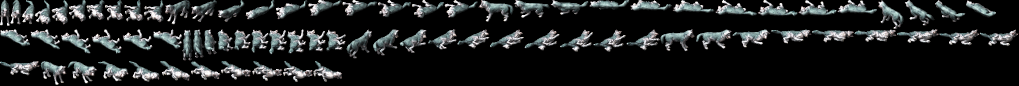
#> input picture godot/assets/combat_v4/source_vl/ani011_die.webp, 2038 x 171 px (shown at 1/2 size)
$ python -i paint_tal06_xich_diem.py   (imports and definitions only)
#> lines starting #> are read from the running program, lines starting #| are printed output that depends on the picture
#> in seal, `im = Image.new('RGBA', (w, h))`: im: PIL image 256x256 RGBA; every value is 0
#> the loop in seal, `for j in range(13):` made 13 passes
#> (x, y) on passes 1 to 12: (109.5, 197.3), (77.11, 186.7), (77.78, 144.8), (74.82, 102.2), (79.86, 80.69), (109.9, 59.27), (138.8, 58.45), (157.5, 53.37), (171.3, 88.39), (171.6, 132.9), (171.8, 168.2), (157.4, 205.2)
#> in seal, `im.alpha_composite(fire.filter(ImageFilter.GaussianBlur(3)))`:
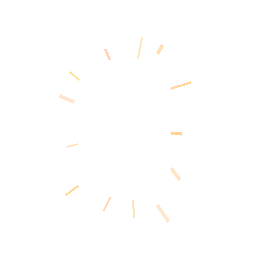
#> fire: PIL image 256x256 RGBA; mean R, G, B, A 2, 1.2, 0.3, 0.7; transparent parts drawn white
#!/usr/bin/env python3
"""HF01 Xich Diem Khai Van: deterministic original painted RGBA fire atlases.
No copied game artwork, no rig; Pillow+NumPy, user may regenerate master deliberately.
"""
from pathlib import Path
from sys import argv
from PIL import Image,ImageDraw,ImageFilter
import numpy as np,math,os,hashlib,base64
ROOT=Path(argv[1]) if len(argv)>1 else Path('.')
OUT=ROOT/'godot/labs/combat_lab/talisman06/assets'
# [1 line not run here, left out]
def noise(w,h,seed):
#> called with w = 384, h = 224, seed = 10851
    rng=np.random.default_rng(seed);a=np.zeros((h,w),dtype=np.float32)
    for ww,hh,weight in [(7,5,.28),(23,13,.27),(61,37,.25),(135,83,.2)]:
        tile=np.uint8(rng.random((hh,ww))*255)
        s=np.asarray(Image.fromarray(tile,'L').resize((w,h),Image.Resampling.BICUBIC),dtype=np.float32)/255.
        a+=(s-.5)*weight*2
    return np.clip(.5+a,0,1)
def rgba(a,red,green,blue):
    out=np.zeros((*a.shape,4),dtype=np.uint8)
    for k,channel in enumerate((red,green,blue,a)):
        out[:,:,k]=np.uint8(np.clip(channel,0,255))
    return Image.fromarray(out,'RGBA')
def comet(i):
    w,h=384,224
    x=np.arange(w,dtype=np.float32)[None,:]
    y=np.arange(h,dtype=np.float32)[:,None]
    n=noise(w,h,10400+41*i)
    q=i/11.
    tip=292+7*math.sin(i*.75)
#> tip = 298.5
    tail=np.clip((tip-x)/280,0,1)
    center=112+14*np.sin(x/25+i*.55)*tail+8*np.sin(x/53-i*.28)
    d=np.abs(y-center)
    width=9+60*tail*(.5+.83*n)
    body=np.exp(-(d/width)**1.65)*np.clip((x-2)/30,0,1)*np.clip((tip-x+25)/34,0,1)
    core=np.exp(-((x-tip)/21)**2-((y-center)/17)**2)
    smoke=np.exp(-(d/(width*2+4))**1.6)*tail*n
    power=(body*.84+core*.9)*(.58+.48*n)
    alpha=np.clip(233*power+54*smoke,0,255)
    im=rgba(alpha,164+103*power+33*n,50+213*power+43*n,12+47*n+31*power)
#> the loop in rgba, `for k,channel in enumerate((red,green,blue,a)):` made 4 passes
#> after the loop in rgba, `for k,channel in enumerate((red,green,blue,a)):`:
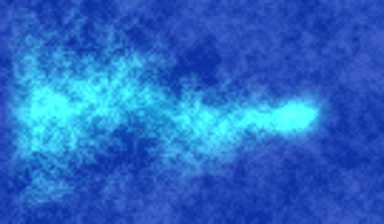
#> out: shape (224, 384, 4); mean of channels 0, 1, 2, 3 195.8, 104.7, 40.5, 43.7; drawn as B, G, R
    strokes=Image.new('RGBA',(w,h));b=ImageDraw.Draw(strokes,'RGBA')
#> after `strokes = Image.new('RGBA', (w, h))`: strokes: PIL image 384x224 RGBA; every value is 0
    rng=np.random.default_rng(2100+i)
    for j in range(24):
        xx=rng.uniform(26,tip-11);fade=(tip-xx)/280
        cy=112+14*math.sin(xx/25+i*.55)*fade+8*math.sin(xx/53-i*.28)
        off=rng.choice([-1,1])*rng.uniform(11,63)*fade
        length=rng.uniform(17,55)*(.5+fade)
        b.line([(xx-length,cy+off),(xx+length*.20,cy+off*.57),(xx+length*.7,cy)],
               fill=(245,int(105+95*rng.random()),37,int(rng.uniform(45,145))),
               width=int(rng.uniform(2,6)),joint='curve')
#> this loop made 24 passes
#> (xx, fade, cy, off, length) on passes 1 to 12: (201.4, 0.347, 122.1, -10.23, 24.73), (125.1, 0.619, 98.07, 36.57, 55.61), (93.94, 0.73, 100.5, -29.79, 62.76), (267.1, 0.112, 118.1, 6.81, 24.37), (144, 0.552, 103.9, -9.92, 55.82), (232, 0.237, 120.9, -12.05, 31.58), (82.55, 0.771, 104.8, 41.85, 46.48), (234.8, 0.227, 120.6, 13.28, 39.78), (207.2, 0.326, 122.4, -15.3, 36.01), (53.71, 0.874, 116.5, 25.58, 37.21), (54.87, 0.87, 116.1, -41.87, 24.78), (29.73, 0.96, 118.3, 58.15, 28.51)
    im.alpha_composite(strokes.filter(ImageFilter.GaussianBlur(5)))
#> im: PIL image 384x224 RGBA
    im.alpha_composite(strokes)
    # R2: bake a true high-temperature luminous core, curling hot flame tongues
    # and a compact white-gold tip into every individually different pose.
    hot=Image.new('RGBA',(w,h));hb=ImageDraw.Draw(hot,'RGBA')
    for lane in range(5):
        sign=-1 if lane%2 else 1
        startx=tip-7+2*lane
        starty=float(112+14*math.sin(startx/25+i*.55)*.05+8*math.sin(startx/53-i*.28))
        endx=tip-(112+25*lane)
        tail_y=sign*(12+9*lane)+9*math.sin(i*.44+lane*1.3)
        pts=[(startx,starty+sign*2),(tip-40-lane*8,starty+sign*(7+lane*3)),
             (tip-74-lane*9,starty+sign*(15+lane*4)),(endx,112+tail_y)]
        hb.line(pts,fill=(255,176+12*lane,72+9*lane,115+18*(4-lane)),width=8-lane,joint='curve')
        hb.line(pts[:3],fill=(255,247,195,205-14*lane),width=3 if lane<3 else 2,joint='curve')
#> this loop made 5 passes
#> (startx, starty, endx, tail_y) on passes 1, 2, 3, 5: (291.5, 116.7, 186.5, 3.07), (293.5, 116.4, 161.5, -22.28), (295.5, 116.2, 136.5, 38.24), (299.5, 115.8, 86.46, 42.81)
#> (startx, starty, endx, tail_y, pts) on pass 4: (297.5, 116, 111.5, -33.31, [(297.5, 114), (234.5, 100), (197.5, 89.03), (111.5, 78.69)])
    hb.ellipse((tip-16,93,tip+9,130),fill=(255,236,153,216))
    hb.ellipse((tip-7,100,tip+6,123),fill=(255,253,221,242))
    im.alpha_composite(hot.filter(ImageFilter.GaussianBlur(9)))
    im.alpha_composite(hot)
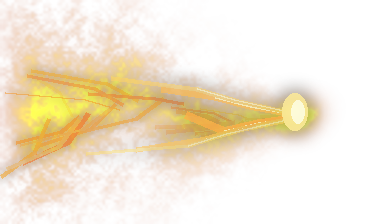
#> im: PIL image 384x224 RGBA; mean R, G, B, A 183.9, 97.2, 40.1, 53.4; transparent parts drawn white
    emb=Image.new('RGBA',(w,h));bb=ImageDraw.Draw(emb,'RGBA')
    for j in range(38):
        xx=rng.uniform(10,tip);yy=112+rng.normal(0,40);radius=rng.choice([1,1,2,3])
        bb.ellipse((xx-radius,yy-radius,xx+radius,yy+radius),fill=(255,208,123,int(rng.uniform(50,160))))
#> this loop made 38 passes
#> (xx, yy, radius) on passes 1 to 12: (116.9, 109, 1), (210.1, 116.1, 1), (229.8, 159.9, 2), (193.5, 128.2, 2), (25.17, 79.38, 2), (38.74, 161.7, 2), (185.4, 102.5, 2), (264.3, 158.7, 2), (55.02, 164.3, 1), (170.4, 114.7, 1), (73.58, 78.41, 3), (42.03, 140.8, 3)
    im.alpha_composite(emb)
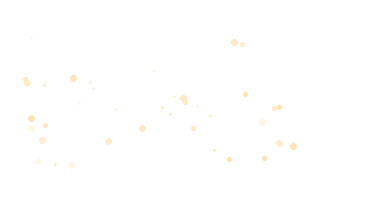
#> emb: PIL image 384x224 RGBA; mean R, G, B, A 2.3, 1.9, 1.1, 0.9; transparent parts drawn white
    return im
def seal(i):
    w=h=256;rng=np.random.default_rng(420+i)
    im=Image.new('RGBA',(w,h));paint=Image.new('RGBA',(w,h));p=ImageDraw.Draw(paint,'RGBA')
    vertices=[(-43,-87),(-26,-97),(-6,-92),(13,-97),(37,-86),(46,-45),(40,9),(48,55),(30,92),
              (7,86),(-26,92),(-45,61),(-40,14),(-49,-48)]
    pts=[(128+x+rng.uniform(-2,2),128+y+rng.uniform(-2,2)) for x,y in vertices]
    p.polygon(pts,fill=(100,30,17,235))
    p.line(pts+[pts[0]],fill=(249,140,41,169),width=4,joint='curve')
    p.polygon([(128+x*.84,128+y*.84) for x,y in vertices],fill=(185,90,34,232))
    p.polygon([(128+x*.73,128+y*.73) for x,y in vertices],fill=(239,177,87,222))
    for j in range(148):
        xx=rng.uniform(89,166);yy=rng.uniform(51,206);rad=rng.choice([1,1,2,3])
        p.ellipse((xx-rad,yy-rad,xx+rad,yy+rad),fill=(86,34,20,int(rng.uniform(12,93))))
    im.alpha_composite(paint.filter(ImageFilter.GaussianBlur(6)))
    im.alpha_composite(paint)
    glyph=Image.new('RGBA',(w,h));b=ImageDraw.Draw(glyph,'RGBA')
    strokes=[[(109,74),(147,75),(128,100),(152,106)],
             [(117,116),(147,126),(115,144)],
             [(146,145),(115,166),(148,177)],
             [(117,185),(148,187)]]
    reveal=(i+1)/12.
    for j,pts in enumerate(strokes):
        if reveal<j/4:continue
        n=max(2,min(len(pts),int((reveal-j/4)*17)))
        path=pts[:n]
        if len(path)>1:
            b.line(path,fill=(117,27,18,208),width=9,joint='curve')
            b.line(path,fill=(255,230,138,224),width=3,joint='curve')
    im.alpha_composite(glyph.filter(ImageFilter.GaussianBlur(3)))
    im.alpha_composite(glyph)
    fire=Image.new('RGBA',(w,h));ff=ImageDraw.Draw(fire,'RGBA')
    for j in range(13):
        a=j*2*math.pi/13+i*.18
        x=128+math.cos(a)*rng.uniform(42,68);y=129+math.sin(a)*rng.uniform(69,97)
        ff.line([(x,y),(x+math.cos(a)*rng.uniform(7,22),y+math.sin(a)*rng.uniform(8,23))],
                fill=(255,int(120+rng.random()*77),43,int(rng.uniform(56,135))),width=rng.choice([2,3,4]))
    im.alpha_composite(fire.filter(ImageFilter.GaussianBlur(3)))
    return im
def impact(i):
    w,h=288,224
    xx=np.arange(w,dtype=np.float32)[None,:]-144
    yy=np.arange(h,dtype=np.float32)[:,None]-160
    n=noise(w,h,720+i*13)
    prog=i/7.
    ground=np.exp(-((xx/(34+86*prog))**2+(yy/17)**2))*(.4+.8*n)
    plume=np.exp(-((xx/(26+44*prog))**2+((yy+46)/(60+32*prog))**2))*(.5+.6*n)
    im=rgba(np.clip(ground*200+plume*(192-45*prog),0,255),188+68*n,86+142*n,19+29*n)
    ink=Image.new('RGBA',(w,h));b=ImageDraw.Draw(ink,'RGBA');rng=np.random.default_rng(933+i)
    for j in range(10):
        a=j*2*math.pi/10+rng.uniform(-.2,.2);rad=(18+83*prog)*rng.uniform(.65,1.0)
        path=[(144,161),(144+rad*.5*math.cos(a),161+rad*.25*math.sin(a)),
              (144+rad*math.cos(a+.07),161+rad*.41*math.sin(a+.07))]
        b.line(path,fill=(255,140,52,int(85+120*(1-prog*.4))),width=rng.choice([2,3,4]))
    for j in range(14):
        x=rng.uniform(74,210);y=146+rng.normal(0,14)
        b.line([(x,y),(x+rng.normal(0,20),y-rng.uniform(15,79)*(1-prog*.4))],
               fill=(244,168,64,int(rng.uniform(38,115))),width=rng.choice([2,3,4]))
    # One luminous molten bite into the target, baked here instead of
    # oversized circular runtime geometry.
    glowing=Image.new('RGBA',(w,h));g=ImageDraw.Draw(glowing,'RGBA')
    for j in range(6):
        xx=144+(-1 if j%2 else 1)*(10+j*6)
        yy=161-(34+9*j)*(1-.45*prog)
        m=116+(-1 if j%2 else 1)*(14+5*j)
        g.line([(144,157),(xx,139-j*3),(m,yy)],
               fill=(255,199+int(35*(1-prog)),102,int(150*(1-prog*.55))),
               width=5 if j<3 else 3,joint='curve')
    g.ellipse((132,143,156,167),fill=(255,245,174,int(185*(1-prog*.55))))
    im.alpha_composite(glowing.filter(ImageFilter.GaussianBlur(5)))
    im.alpha_composite(glowing)
    # Authored eight-stage tongues: local molten contact, no HUD spokes.
    tongues=Image.new('RGBA',(w,h));tb=ImageDraw.Draw(tongues,'RGBA')
    for j in range(7):
        x0=144+(j-3)*15
        lean=math.sin(i*.6+j*1.4)*(6+3*j)
        apex=(x0+lean,70+int(27*prog)+int(8*math.sin(i*.4+j)))
        path=[(x0-12,174),(x0-17,151),(x0-5,131),
              (x0-11,111),apex,(x0+7,119),
              (x0+17,149),(x0+13,175)]
        tb.polygon(path,fill=(250,int(79+13*j),31,int(114+42*(1-prog))))
        tb.line([(x0,163),(x0+lean*.5,123),apex],
                fill=(255,196+int(24*(1-prog)),104,int(100+77*(1-prog))),
                width=3 if j%2 else 4,joint='curve')
    im.alpha_composite(tongues.filter(ImageFilter.GaussianBlur(7)))
    im.alpha_composite(tongues)
    im.alpha_composite(ink.filter(ImageFilter.GaussianBlur(4)))
    im.alpha_composite(ink)
    return im
def foot():
    im=Image.new('RGBA',(256,128));b=ImageDraw.Draw(im,'RGBA');rng=np.random.default_rng(418)
#> after `im = Image.new('RGBA', (256, 128))`: im: PIL image 256x128 RGBA; every value is 0
    for i in range(39):
        a=rng.uniform(0,2*math.pi);radius=rng.uniform(60,105)
        x=128+math.cos(a)*radius;y=75+math.sin(a)*radius*.35
        d=rng.uniform(4,17)
        b.line([(x,y),(x+math.cos(a+1)*d,y+math.sin(a+1)*d*.35)],
               fill=(248,int(140+rng.random()*65),76,int(rng.uniform(50,146))),width=rng.choice([1,2,3]))
#> this loop made 39 passes
#> (a, x, y) on passes 1 to 12: (2.01, 83.95, 108.2), (4.53, 109.7, 39.77), (4.75, 131, 47.87), (4.22, 80.5, 43.65), (0.554, 199.3, 90.45), (2.56, 64.29, 89.52), (2.59, 50.45, 91.52), (3.24, 47.27, 72.12), (3.96, 71.68, 54.08), (2.86, 33.92, 84.66), (2.93, 66.82, 79.55), (5.79, 212.2, 59.06)
    for i in range(8):
        a=i*2*math.pi/8;x=128+math.cos(a)*62;y=75+math.sin(a)*22
        b.polygon([(x-4,y),(x,y-7),(x+4,y),(x,y+7)],fill=(250,180,85,120))
#> this loop made 8 passes
#> (a, x, y) on passes 1 to 8: (0, 190, 75), (0.785, 171.8, 90.56), (1.57, 128, 97), (2.36, 84.16, 90.56), (3.14, 66, 75), (3.93, 84.16, 59.44), (4.71, 128, 53), (5.5, 171.8, 59.44)
    return im.filter(ImageFilter.GaussianBlur(.65))
outputs={}
def atlas(name,frames,w,h):
    out=Image.new('RGBA',(w*4,h*((len(frames)+3)//4)))
    for i,f in enumerate(frames):out.alpha_composite(f,((i%4)*w,(i//4)*h))
    outputs[name]=out
# [3 lines not run here, left out]
outputs['tal06_seal_master.webp']=seal(11)
outputs['tal06_comet_master.webp']=comet(11)
outputs['tal06_foot_ember.webp']=foot()
# [8 lines not run here, left out]

>>> import cv2
>>> picture = cv2.imread('../../godot/assets/combat_v4/source_vl/ani011_die.webp', cv2.IMREAD_GRAYSCALE)
#> picture: shape (171, 2038); min 0, max 253, mean 32.4
>>> result = impact(picture)
#> call 2 of noise, with w = 288, h = 224
#> after the loop in noise (call 2), `for ww,hh,weight in [(7,5,.28),(23,13,.27),(61,37,.25),(135,83,.2)]:`:
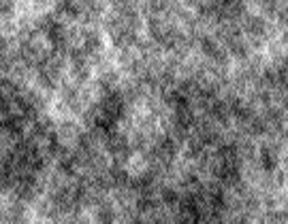
#> a: shape (224, 288) float32; min -0.837, max 0.888, mean 0.0028; drawn with min black and max white
#> after the loop in noise (call 2), `for ww,hh,weight in [(7,5,.28),(23,13,.27),(61,37,.25),(135,83,.2)]:`:
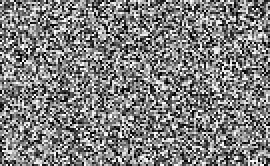
#> tile: shape (83, 135) (shown 2 times larger); min 0, max 254, mean 127.2
#> in noise (call 2), `return np.clip(.5+a,0,1)`:
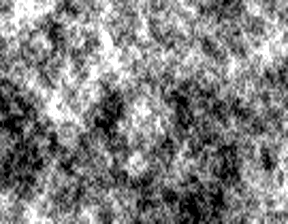
#> returned value: shape (224, 288) float32; min 0, max 1, mean 0.502
#> (the run stopped early here; a loop or call above may not have finished)

$ run again, on godot/assets/combat_v4/source_vl/ani011_pst.webp
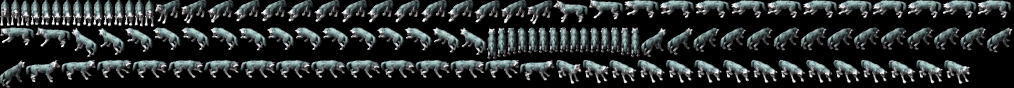
#> input picture godot/assets/combat_v4/source_vl/ani011_pst.webp, 2027 x 176 px (shown at 1/2 size)
#> the loop in seal, `for j in range(13):` made 13 passes
#> (x, y) on passes 1 to 8: (109.5, 197.3), (77.11, 186.7), (77.78, 144.8), (74.82, 102.2), (79.86, 80.69), (109.9, 59.27), (138.8, 58.45), (157.5, 53.37)
#> tip = 298.5
#> the loop in rgba, `for k,channel in enumerate((red,green,blue,a)):` made 4 passes
#> the loop in comet, `for j in range(24):` made 24 passes
#> (xx, fade, cy, off, length) on passes 1 to 8: (201.4, 0.347, 122.1, -10.23, 24.73), (125.1, 0.619, 98.07, 36.57, 55.61), (93.94, 0.73, 100.5, -29.79, 62.76), (267.1, 0.112, 118.1, 6.81, 24.37), (144, 0.552, 103.9, -9.92, 55.82), (232, 0.237, 120.9, -12.05, 31.58), (82.55, 0.771, 104.8, 41.85, 46.48), (234.8, 0.227, 120.6, 13.28, 39.78)
#> the loop in comet, `for lane in range(5):` made 5 passes
#> (startx, starty, endx, tail_y) on passes 1, 2, 3, 5: (291.5, 116.7, 186.5, 3.07), (293.5, 116.4, 161.5, -22.28), (295.5, 116.2, 136.5, 38.24), (299.5, 115.8, 86.46, 42.81)
#> the loop in comet, `for j in range(38):` made 38 passes
#> (xx, yy, radius) on passes 1 to 8: (116.9, 109, 1), (210.1, 116.1, 1), (229.8, 159.9, 2), (193.5, 128.2, 2), (25.17, 79.38, 2), (38.74, 161.7, 2), (185.4, 102.5, 2), (264.3, 158.7, 2)
#> the loop in foot, `for i in range(39):` made 39 passes
#> (a, x, y) on passes 1 to 8: (2.01, 83.95, 108.2), (4.53, 109.7, 39.77), (4.75, 131, 47.87), (4.22, 80.5, 43.65), (0.554, 199.3, 90.45), (2.56, 64.29, 89.52), (2.59, 50.45, 91.52), (3.24, 47.27, 72.12)
#> the loop in foot, `for i in range(8):` made 8 passes
#> (a, x, y) on passes 1 to 8: (0, 190, 75), (0.785, 171.8, 90.56), (1.57, 128, 97), (2.36, 84.16, 90.56), (3.14, 66, 75), (3.93, 84.16, 59.44), (4.71, 128, 53), (5.5, 171.8, 59.44)
#> after the loop in noise (call 2), `for ww,hh,weight in [(7,5,.28),(23,13,.27),(61,37,.25),(135,83,.2)]:`:
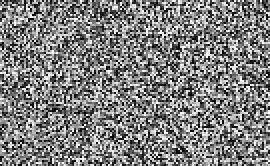
#> tile: shape (83, 135) (shown 2 times larger); min 0, max 254, mean 127.6
#> in noise (call 2), `return np.clip(.5+a,0,1)`:
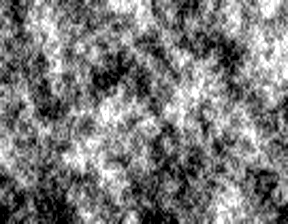
#> returned value: shape (224, 288) float32; min 0, max 1, mean 0.479

$ run again, on godot/assets/combat_v4/source_vl/ani011_wlk.webp
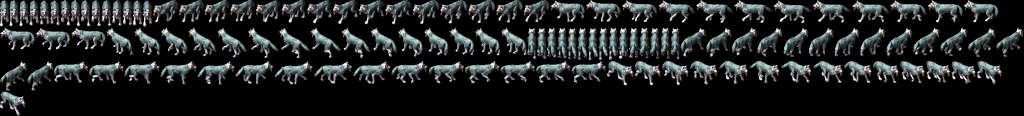
#> input picture godot/assets/combat_v4/source_vl/ani011_wlk.webp, 2048 x 231 px (shown at 1/2 size)
#> the loop in seal, `for j in range(13):` made 13 passes
#> (x, y) on passes 1 to 8: (109.5, 197.3), (77.11, 186.7), (77.78, 144.8), (74.82, 102.2), (79.86, 80.69), (109.9, 59.27), (138.8, 58.45), (157.5, 53.37)
#> tip = 298.5
#> the loop in rgba, `for k,channel in enumerate((red,green,blue,a)):` made 4 passes
#> the loop in comet, `for j in range(24):` made 24 passes
#> (xx, fade, cy, off, length) on passes 1 to 8: (201.4, 0.347, 122.1, -10.23, 24.73), (125.1, 0.619, 98.07, 36.57, 55.61), (93.94, 0.73, 100.5, -29.79, 62.76), (267.1, 0.112, 118.1, 6.81, 24.37), (144, 0.552, 103.9, -9.92, 55.82), (232, 0.237, 120.9, -12.05, 31.58), (82.55, 0.771, 104.8, 41.85, 46.48), (234.8, 0.227, 120.6, 13.28, 39.78)
#> the loop in comet, `for lane in range(5):` made 5 passes
#> (startx, starty, endx, tail_y) on passes 1, 2, 3, 5: (291.5, 116.7, 186.5, 3.07), (293.5, 116.4, 161.5, -22.28), (295.5, 116.2, 136.5, 38.24), (299.5, 115.8, 86.46, 42.81)
#> the loop in comet, `for j in range(38):` made 38 passes
#> (xx, yy, radius) on passes 1 to 8: (116.9, 109, 1), (210.1, 116.1, 1), (229.8, 159.9, 2), (193.5, 128.2, 2), (25.17, 79.38, 2), (38.74, 161.7, 2), (185.4, 102.5, 2), (264.3, 158.7, 2)
#> the loop in foot, `for i in range(39):` made 39 passes
#> (a, x, y) on passes 1 to 8: (2.01, 83.95, 108.2), (4.53, 109.7, 39.77), (4.75, 131, 47.87), (4.22, 80.5, 43.65), (0.554, 199.3, 90.45), (2.56, 64.29, 89.52), (2.59, 50.45, 91.52), (3.24, 47.27, 72.12)
#> the loop in foot, `for i in range(8):` made 8 passes
#> (a, x, y) on passes 1 to 8: (0, 190, 75), (0.785, 171.8, 90.56), (1.57, 128, 97), (2.36, 84.16, 90.56), (3.14, 66, 75), (3.93, 84.16, 59.44), (4.71, 128, 53), (5.5, 171.8, 59.44)
#> after the loop in noise (call 2), `for ww,hh,weight in [(7,5,.28),(23,13,.27),(61,37,.25),(135,83,.2)]:`:
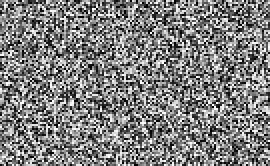
#> tile: shape (83, 135) (shown 2 times larger); min 0, max 254, mean 127
#> in impact, `prog=i/7.`:
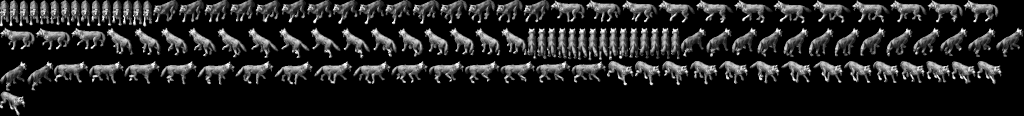
#> prog: shape (231, 2048) float64 (shown at 1/2 size); min 0, max 35.71, mean 4.9; drawn with min black and max white
